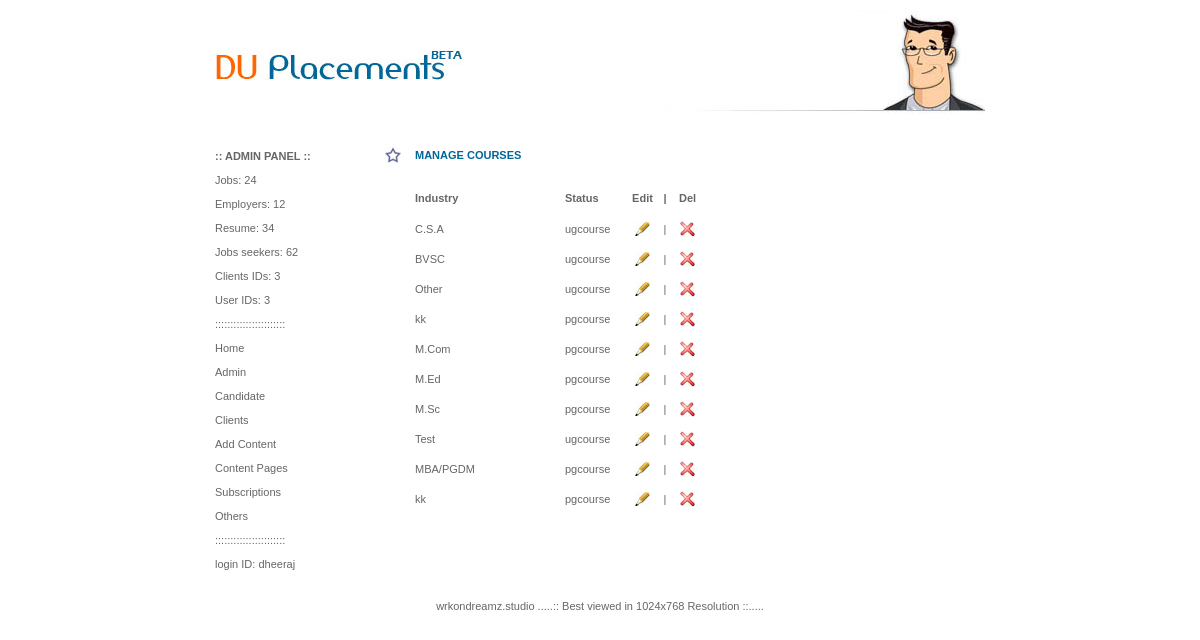
/admin/manage_course.php (signed in), run on the app's committed database.
### tables this page shows
CREATE TABLE IF NOT EXISTS `dup_coursetypes` (
  `id` tinyint(4) NOT NULL AUTO_INCREMENT,
  `coursename` varchar(40) NOT NULL DEFAULT '',
  `pid` tinyint(4) NOT NULL DEFAULT '0',
  PRIMARY KEY (`id`)
);

### admin/manage_course.php (the view, shortened to what this page needs)
<?php
$sql = "select * from dup_coursetypes where pid !=0";
$res = mysql_query($sql);
include("header.php");
?>
      <div style="width:770px; float:left;">
        <?php include("menu.php");?>
	<div align="left" class="adminright">
    <div style="width:600px; padding-top:5px;">
    <div style="width:600px; float:left;">
	<table width="320" border="0" cellspacing="0" cellpadding="0">
  	<tr>
    <td width="30" align="left" valign="middle"><strong><img src="../images/admin-star.jpg" alt="star" /></strong></td>
    <td width="150" height="20" align="left" valign="middle"><span class="blue"><strong> MANAGE COURSES </strong></span></td>
    <td width="60" height="20" align="left" valign="middle"></td>
    <td width="35" height="20" align="left" valign="middle"></td>
    <td width="10" align="left" valign="middle"></td>
    <td width="35" height="20" align="left" valign="middle"></td>
  	</tr>
	<tr>
    <td width="30" align="left" valign="middle">&nbsp;</td>
    <td  colspan="5" align="left" valign="middle"><?php outputTrigger('admin_course');?></td>
  	</tr>
	<tr>
    <td width="30" height="15" align="left" valign="middle"></td>
    <td width="150" height="15" align="left" valign="middle"></td>
    <td width="60" height="15" align="left" valign="middle"></td>
    <td width="35" height="15" align="left" valign="middle"></td>
    <td width="10" height="15" align="left" valign="middle"></td>
    <td width="35" height="15" align="left" valign="middle"></td>
  	</tr>
  	<tr>
    <td width="30" align="left" valign="middle">&nbsp;</td>
    <td width="150" align="left" valign="middle"><strong>Industry</strong></td>
    <td width="60" align="left" valign="middle"><strong>Status</strong></td>
    <td width="35" align="center" valign="middle"><strong>Edit</strong></td>
    <td width="10" align="center" valign="middle"><strong>|</strong></td>
    <td width="35" align="center" valign="middle"><strong>Del</strong></td>
  	</tr>
  	<tr>
    <td width="30" height="10" align="left" valign="middle"></td>
    <td width="150" height="10" align="left" valign="middle"></td>
    <td width="60" height="10" align="left" valign="middle"></td>
    <td width="35" height="10" align="center" valign="middle"></td>
    <td width="10" height="10" align="center" valign="middle"></td>
    <td width="35" height="10" align="center" valign="middle"></td>
  	</tr>
	<?php while($rs = mysql_fetch_array($res)) {
		$id  = $rs['id'];
	?>
  	<tr>
      <td width="30" height="30" align="left" valign="middle">&nbsp;</td>
      <td width="150" height="30" align="left" valign="middle"><?php echo $rs['coursename']?></td>
    <td width="60" height="30" align="left" valign="middle"><?php echo  ($rs['pid'] == "1") ? "ugcourse" : "pgcourse"; ?></td>
    <td width="35" height="30" align="center" valign="middle"><a href="add_course.php?id=<?php echo $id; ?>&act=edit"><img src="../images/admin-edit.jpg" alt="edit" width="15" height="14" border="0" /></a></td>
    <td width="10" height="30" align="center" valign="middle">|</td>
    <td width="35" height="30" align="center" valign="middle"><a href="manage_course.php?delid=<?php echo $id; ?>&act=delete"><img src="../images/admin-del.jpg" alt="delete" width="15" height="16"  border=0/></a></td>
  	</tr>
	<?php } ?>
	</table>
	  </div>
		</div>
    	  </div>
    		</div>
           <?php include("footer.php");?>

### include/style.css (style rules this page uses)
body,td,th { font-family:Verdana, Arial, Helvetica, sans-serif; }
body { font-family:Verdana, Arial, Helvetica, sans-serif; background-repeat: no-repeat; margin-left: 0px; margin-top: 0px; margin-right: 0px; margin-bottom: 0px; font-size:11px; color:#666666; }
a:link { text-decoration: none; }
.blue { color:#006699; }
.adminright { width:600px; float:left; overflow:hidden; padding-top:10px; }

### data on the page
dup_coursetypes: coursename "C.S.A", pid "ugcourse"
dup_coursetypes: coursename "BVSC", pid "ugcourse"
dup_coursetypes: coursename "Other", pid "ugcourse"
dup_coursetypes: coursename "kk", pid "pgcourse"
dup_coursetypes: coursename "M.Com", pid "pgcourse"
dup_coursetypes: coursename "M.Ed", pid "pgcourse"
dup_coursetypes: coursename "M.Sc", pid "pgcourse"
dup_coursetypes: coursename "Test", pid "ugcourse"
dup_coursetypes: coursename "MBA/PGDM", pid "pgcourse"
dup_coursetypes: coursename "kk", pid "pgcourse"
